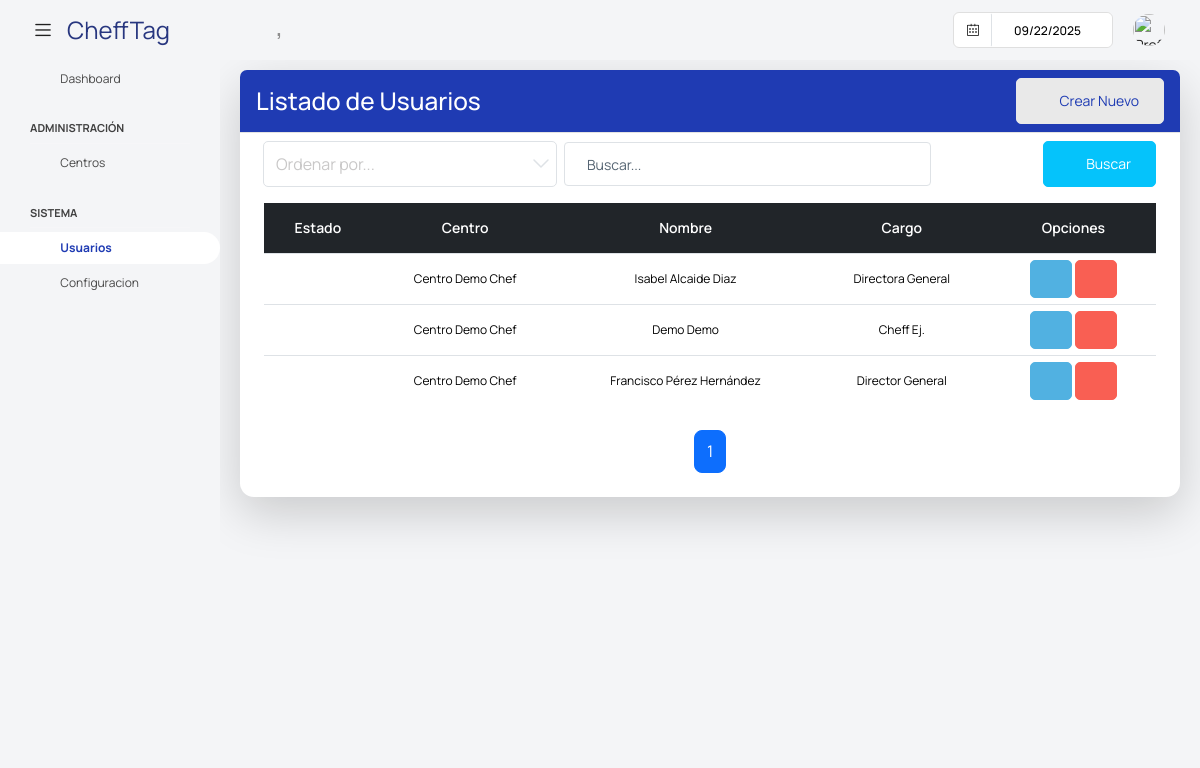
The page /super/listado_usuarios/ on the database its author committed.
### app/super/models.py (models this page shows, shortened)
class UserProfile(models.Model):
    centro = models.ForeignKey('Centros' ,on_delete=models.CASCADE, null=True, blank =True)
    user = models.OneToOneField(User, on_delete=models.CASCADE)
    username = models.CharField(max_length=100)
    password = models.CharField(max_length=100)
    nombre = models.CharField(max_length=100)
    apellidos = models.CharField(max_length=100)
    cargo = models.CharField(max_length=100, blank=True, null=True)
    imagen = models.ImageField(default='users/default.png', upload_to='users/', null=True, blank =True)
    estado =models.BooleanField(default=True)

class Centros(models.Model):
    nombre = models.CharField('Nombre', max_length=255, null=False, blank =False)
    direccion = models.CharField('Dirección', max_length=255, null=True, blank =True)
    ciudad = models.CharField('Ciudad', max_length=100, null=True, blank =True)
    codigo_postal = models.CharField('Codigo Postal', max_length=20, null=True, blank =True)
    pais = models.CharField('Pais', max_length=50, null=True, blank =True)
    telefono = models.CharField('Teléfono', max_length=20, null=True, blank =True)
    email = models.CharField('Email', max_length=255, null=True, blank =True)
    sitio_web = models.CharField('Sitio Web', max_length=20, null=True, blank =True)
    fecha_creacion = models.DateField('Fecha', null=True, blank=True)
    imagen = models.ImageField(default='centro/default.png', upload_to='centros/', null=True, blank =True)
    estado = models. BooleanField(default=True)
    class Meta:
        verbose_name = 'Centro'
    def __str__(self):
        return str(self.nombre)

### app/super/views.py (the view)
# urls.py: path("listado_usuarios/", UsuariosList.as_view(), name="UsuariosList"),
class UsuariosList (PaginationMixin, ListView):
    model = UserProfile
    template_name = 'super/listar_usuarios.html'
    context_object_name = 'usuarios'
    paginate_by = 8  # Número de registros por página
    def get_queryset(self):
        queryset = UserProfile.objects.all().order_by('id')
        search_query = self.request.GET.get('buscar')
        if search_query:
            queryset = queryset.filter(
                Q(nombre__icontains=search_query) |
                Q(apellidos__icontains=search_query) |
                Q(cargo__icontains=search_query)
            )
        return queryset
    def get_context_data(self, **kwargs):
        context = super().get_context_data(**kwargs)
        usuarios = self.get_queryset()
        paginator = Paginator(usuarios, self.paginate_by)
        page_number = self.request.GET.get('page')
        page_obj = paginator.get_page(page_number)
        context['page_obj'] = page_obj
        return context

### app/core/mixins.py (called while the page is built)
    def get_context_data(self, **kwargs):
        context = super().get_context_data(**kwargs)
        page_obj = context.get('page_obj')
        if page_obj:
            current_page = page_obj.number
            total_pages = page_obj.paginator.num_pages
            window = self.pagination_window_size
            if total_pages <= (window * 2) + 1:
                context['custom_page_range'] = range(1, total_pages + 1)
            elif current_page <= window:
                context['custom_page_range'] = range(1, (window * 2) + 2)
            elif current_page >= total_pages - window:
                context['custom_page_range'] = range(total_pages - (window * 2), total_pages + 1)
            else:
                context['custom_page_range'] = range(current_page - window, current_page + window + 1)
        return context

### templates/super/listar_usuarios.html (shortened to what this page needs)
{% extends "base_super.html" %}
{% block content %}
<div class="content-wrapper">
    <div class="card shadow-lg">
        <div class="card-header bg-primary text-white d-flex justify-content-between align-items-center">
            <h3 class="m-0">Listado de Usuarios</h3>
            <a class="btn btn-light text-primary" onclick="abrir_modal_edicion('{% url 'super:crear_usuario' %}')">
                <i class="fa fa-plus-circle"></i>&nbsp; Crear Nuevo
            </a>
        </div>
        <div class="card-body">
            <form method="get" class="row g-2 align-items-center">
                <div class="col-md-4">
                    <select class="form-select" name="ordenar" id="ordenar" onchange="this.form.submit()">
                        <option value="" disabled selected>Ordenar por...</option>
                    </select>
                </div>
                <div class="col-md-5">
                    <input type="text" class="form-control" placeholder="Buscar..." name="buscar">
                </div>
                <div class="col-md-3 d-flex justify-content-end">
                    <button type="submit" class="btn btn-secondary">
                        <i class="fa fa-search"></i>&nbsp; Buscar
                    </button>
                </div>
            </form>
                {% if usuarios %}
                <div class="table-responsive">
                    <table class="table table-hover align-middle">
                        <thead class="table-dark text-center">
                            <tr>
                                <th>Estado</th>
                                <th>Centro</th>
                                <th>Nombre</th>
                                <th>Cargo</th>
                                <th>Opciones</th>
                            </tr>
                        </thead>
                        <tbody>
                        {% for usuario in usuarios %}
                        <tr class="text-center" style="font-size: 14px;">
                            <td>
                                {% if usuario.estado %}
                                    <i style="font-size: 18px;" class="fa fa-circle text-success"></i>
                                {% else %}
                                    <i style="font-size: 18px;" class="fa fa-circle text-danger"></i>
                                {% endif %}
                            </td>
                            <td>{{ usuario.centro }}</td>
                            <td>{{ usuario.nombre }} {{ usuario.apellidos }}</td>
                            <td>{{ usuario.cargo }}</td>
                            <td>
                                <a class="btn btn-info" style="--bs-btn-padding-y: 10px; --bs-btn-padding-x: 14px;" onclick="" data-toggle="tooltip" title="Editar usuario">
                                    <i class="fa fa-pencil"></i>
                                </a>
                                <a class="btn btn-danger" style="--bs-btn-padding-y: 10px; --bs-btn-padding-x: 14px;" href="#" data-toggle="tooltip" title="Eliminar utensilio">
                                    <i class="fa fa-trash"></i>
                                </a>
                            </td>
                        </tr>
                        {% endfor %}
                    </tbody>
                </table>
            </div>
            {% include "core/pagination.html" %}
            {% else %}
            <div class="alert alert-warning text-center mt-3">
                <i class="fa fa-exclamation-circle"></i> No se encontraron alimentos.
            </div>
            {% endif %}
        </div>
</div>
{% endblock content %}

### templates/base_super.html (style rules this page uses)
html, body { height: 100%; }
.content-wrapper { padding: 10px 20px !important; }
table.table td { padding-top: 6px !important; padding-bottom: 6px !important; font-size: 12px; line-height: 1.2; }
input::placeholder { color: #566573 !important; opacity: 1; }

### rows shown on the page
UserProfile: estado True (drawn), centro "Centro Demo Chef", nombre "Isabel", apellidos "Alcaide Diaz", cargo "Directora General"
UserProfile: estado True (drawn), centro "Centro Demo Chef", nombre "Demo", apellidos "Demo", cargo "Cheff Ej."
UserProfile: estado True (drawn), centro "Centro Demo Chef", nombre "Francisco", apellidos "Pérez Hernández", cargo "Director General"

### other values the page prints
{{ page }} "1"
